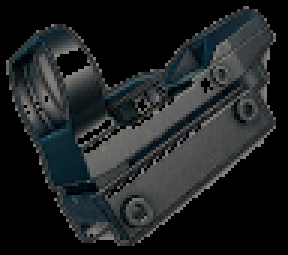
#> input picture calibrate_icons/icon_templates/big_icon/x1r.png, 96 x 85 px, found by its file name (shown 3 times larger)
$ python find_bullet_hole.py
#> lines starting #> are read from the running program, lines starting #| are printed output that depends on the picture; after the words box and inside, x2 and y2 are one past the last pixel; in counts of white or black regions, pixels touching at a corner belong together
#> further down, rect_screen is the input picture: shape (85, 96, 3); mean B, G, R 34.6, 33.6, 30.6
import cv2
import numpy as np
import math


class Bullet_Hole:
    def __init__(self):
        self.last_radius = 7

        self.min_radius = 4
        self.max_radius = 25
        self.min_area = 3.14*self.min_radius*self.min_radius
        self.max_area = 3.14*self.max_radius*self.max_radius

        self.height_resolution = 30
        self.bullet_hole_max_energy = 30
        self.bullet_hole_min_confidence = 253

    def find(self, im):
        im_grey = cv2.cvtColor(im, cv2.COLOR_RGB2GRAY)
        im_black = np.where(im_grey < self.bullet_hole_max_energy, 255, 0).astype(np.uint8)
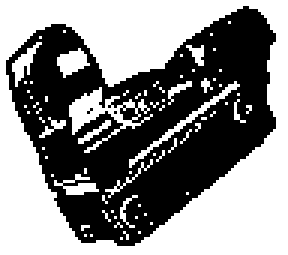
#> im_black: shape (85, 96) (shown 3 times larger); 53.5% white; 3 black regions (2 under 20 px), largest, box (x1, y1, x2, y2) and area: (2, 2, 92, 82) 3795

        radius = self.detect_radius(im, self.last_radius)
        self.height_resolution = int(3*radius)

        hole_kernel = get_hole_kernel(radius)
        hole_confidence = cv2.filter2D(im_black, -1, hole_kernel)
        hole_position = np.where(hole_confidence > self.bullet_hole_min_confidence, 255, 0).astype(np.uint8)
        # cv2.imshow('hole_position111', hole_position)
        # cv2.waitKey()

        _, labels, stats, centroids = cv2.connectedComponentsWithStats(hole_position)

        res_centers = list()
        last_y1, last_area = 0, 10000
        for stat, center in zip(stats[1:], centroids[1:]):
            x0, y0, width, height, area = stat
            if abs(last_y1-y0) < self.height_resolution:
                if area > last_area:
                    res_centers.pop()
                    res_centers.append([int(center[0]), int(center[1])])
                    last_y1 = y0+height
                    last_area = area
            else:
                res_centers.append([int(center[0]), int(center[1])])
                last_y1 = y0+height
                last_area = area

        return res_centers

    def detect_radius(self, im, default_radius=7):
#> called with default_radius = 7
        im_grey = cv2.cvtColor(im, cv2.COLOR_RGB2GRAY)
        im_black = np.where(im_grey < self.bullet_hole_max_energy, 255, 0).astype(np.uint8)

        hole_kernel = get_hole_kernel(radius=self.min_radius)
        hole_confidence = cv2.filter2D(im_black, -1, hole_kernel)
        hole_position = np.where(hole_confidence > self.bullet_hole_min_confidence, 255, 0).astype(np.uint8)
#> hole_position: shape (85, 96); 31.4% white; 6 white regions (1 under 20 px), largest, box (x1, y1, x2, y2) and area: (47, 43, 96, 85) 968, (0, 0, 77, 24) 883, (0, 34, 27, 85) 604, (93, 14, 96, 39) 57, (88, 0, 96, 11) 44

        _, labels, stats, centroids = cv2.connectedComponentsWithStats(hole_position)
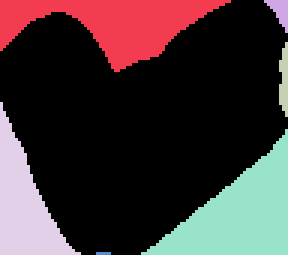
#> labels: shape (85, 96) int32 (shown 3 times larger); 7 distinct labels, from 0 to 6; one colour per label, 0 black
#> stats = [[0, 0, 96, 85, 5599], [0, 0, 77, 24, 883], [88, 0, 8, 11, 44], [93, 14, 3, 25, 57], [0, 34, 27, 51, 604], [47, 43, 49, 42, 968], [32, 84, 5, 1, 5]]; centroids = [[47.09, 40.11], [37.31, 7.19], [92.89, 3.27], [94.25, 26.3], [7.49, 67.63], [79.39, 71.14], [34, 84]]
        areas = list()
        for stat in stats:
            x0, y0, width, height, area = stat
            if self.max_radius < (x0+width//2) < im.shape[1] - self.max_radius and self.max_radius < (x0+width//2) < im.shape[0] - self.max_radius :
                if self.min_area < area < self.max_area:
                    areas.append(area)
#> this loop made 7 passes
#> after the loop, areas = [883]

        if len(areas) == 0:
            return default_radius

        avr_area = sum(areas)//len(areas)
#> avr_area = 883
        min_area = min(areas)
#> min_area = 883
        res_area = (avr_area+min_area)/2
#> res_area = 883
        res_radius = math.floor(math.sqrt(res_area/3.14))
#> res_radius = 16
        # print(res_radius)
        return res_radius


def get_hole_kernel(radius=8):
    hole_kernel = np.zeros((2*radius+1, 2*radius+1))
    area = 0
    for j in range(-2*radius, 2*radius+1):
        for i in range(-2*radius, 2*radius+1):
            if np.linalg.norm(np.array([i, j]) - np.array([radius, radius])) <= radius:
                hole_kernel[i, j] = 1
                area += 1
    hole_kernel /= area
    return hole_kernel


if __name__ == '__main__':
    import os
    bh = Bullet_Hole()

    def draw_bullet_hole(rect_screen):
        bullet_hole_centers = bh.find(rect_screen)
#> in find, `self.height_resolution = int(3*radius)`: self.height_resolution = 48
#> after the loop in get_hole_kernel (call 2), `for j in range(-2*radius, 2*radius+1):`: hole_kernel: shape (33, 33) float64; values 0 (black) and 1 (white), 73.2% white; 4 black regions, box (x1, y1, x2, y2) and area: (0, 0, 16, 16) 73, (17, 0, 33, 16) 73, (0, 17, 16, 33) 73, (17, 17, 33, 33) 73
#> in find, `hole_position = np.where(hole_confidence > self.bullet_hole_min_confid..`: hole_position: shape (85, 96); 7% white; 3 white regions, box (x1, y1, x2, y2) and area: (67, 61, 96, 85) 365, (0, 65, 11, 85) 113, (37, 0, 54, 9) 91
#> in find, `_, labels, stats, centroids = cv2.connectedComponentsWithStats(hole_po..`:
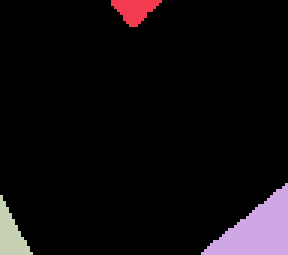
#> labels: shape (85, 96) int32 (shown 3 times larger); 4 distinct labels, from 0 to 3; one colour per label, 0 black
#> in find, `_, labels, stats, centroids = cv2.connectedComponentsWithStats(hole_po..`: stats = [[0, 0, 96, 85, 7591], [37, 0, 17, 9, 91], [67, 61, 29, 24, 365], [0, 65, 11, 20, 113]]; centroids = [[46.37, 40.29], [44.46, 2.82], [85.5, 76.39], [3.16, 77.62]]
#> the loop in find, `for stat, center in zip(stats[1:], centroids[1:]):` made 3 passes
#> (center, x0, y0, width, height, area, last_y1, last_area) on pass 2: ([85.5, 76.39], 67, 61, 29, 24, 365, 85, 365)
#> (center, x0, y0, width, height, area) on passes 1, 3: ([44.46, 2.82], 37, 0, 17, 9, 91), ([3.16, 77.62], 0, 65, 11, 20, 113)
#> after the loop in find, `for stat, center in zip(stats[1:], centroids[1:]):`: res_centers = [[85, 76]]
#> bullet_hole_centers = [[85, 76]]
        for center in bullet_hole_centers:
            x, y = center
            im = cv2.circle(rect_screen, (int(x), int(y)), 40, (255, 0, 255), thickness=2)
#> this loop made 1 pass

        cv2.imshow(im_path[-6:], rect_screen)
        cv2.waitKey()

    im_path = 'D:/github_project/auto_press_down_gun/press_gun/generate_distance/groza/x1r.png'
    rect_screen = cv2.imread(im_path)
    draw_bullet_hole(rect_screen)

    im_path = 'D:/github_project/auto_press_down_gun/press_gun/generate_distance/groza/x15.png'
    rect_screen = cv2.imread(im_path)
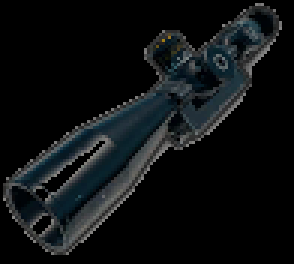
#> input picture calibrate_icons/icon_templates/big_icon/x15.png, 98 x 88 px, found by its file name (shown 3 times larger)
#> rect_screen is the input picture: shape (88, 98, 3); mean B, G, R 18, 16.8, 13.9
    draw_bullet_hole(rect_screen)
#> in find (call 2), `im_black = np.where(im_grey < self.bullet_hole_max_energy, 255, 0).ast..`: im_black: shape (88, 98); 74.6% white; 2 black regions (1 under 20 px), largest, box (x1, y1, x2, y2) and area: (1, 1, 94, 85) 2192
#> call 2 of detect_radius, with default_radius = 7
#> in detect_radius (call 2), `hole_position = np.where(hole_confidence > self.bullet_hole_min_confid..`: hole_position: shape (88, 98); 55.7% white; 1 black region, box (x1, y1, x2, y2) and area: (0, 0, 98, 88) 3824
#> in detect_radius (call 2), `_, labels, stats, centroids = cv2.connectedComponentsWithStats(hole_po..`:
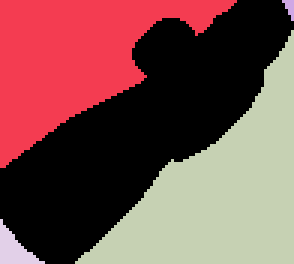
#> labels: shape (88, 98) int32 (shown 3 times larger); 5 distinct labels, from 0 to 4; one colour per label, 0 black
#> in detect_radius (call 2), `_, labels, stats, centroids = cv2.connectedComponentsWithStats(hole_po..`: stats = [[0, 0, 98, 88, 3824], [0, 0, 79, 56, 2125], [94, 0, 4, 7, 16], [25, 10, 73, 78, 2557], [0, 73, 15, 15, 102]]; centroids = [[46.33, 42.64], [24.4, 18.89], [96.12, 2.12], [73.24, 63.93], [4.25, 82.7]]
#> the loop in detect_radius (call 2), `for stat in stats:` made 5 passes
#> after the loop in detect_radius (call 2), `for stat in stats:`: areas = []
#> in find (call 2), `radius = self.detect_radius(im, self.last_radius)`: radius = 7
#> in find (call 2), `self.height_resolution = int(3*radius)`: self.height_resolution = 21
#> in find (call 2), `hole_position = np.where(hole_confidence > self.bullet_hole_min_confid..`: hole_position: shape (88, 98); 47.3% white; 3 white regions, box (x1, y1, x2, y2) and area: (29, 17, 98, 88) 2240, (0, 0, 75, 53) 1790, (0, 78, 10, 88) 48
#> in find (call 2), `_, labels, stats, centroids = cv2.connectedComponentsWithStats(hole_po..`:
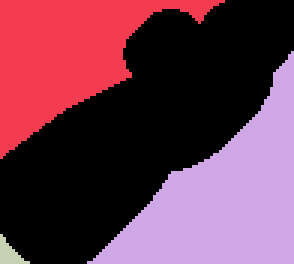
#> labels: shape (88, 98) int32 (shown 3 times larger); 4 distinct labels, from 0 to 3; one colour per label, 0 black
#> in find (call 2), `_, labels, stats, centroids = cv2.connectedComponentsWithStats(hole_po..`: stats = [[0, 0, 98, 88, 4546], [0, 0, 75, 53, 1790], [29, 17, 69, 71, 2240], [0, 78, 10, 10, 48]]; centroids = [[46.76, 42.18], [21.61, 17.92], [74.49, 65.74], [2.71, 84.15]]
#> the loop in find (call 2), `for stat, center in zip(stats[1:], centroids[1:]):` made 3 passes
#> (center, x0, y0, width, height, area, last_y1, last_area) on pass 3: ([2.71, 84.15], 0, 78, 10, 10, 48, 88, 48)
#> (center, x0, y0, width, height, area) on passes 1 to 2: ([21.61, 17.92], 0, 0, 75, 53, 1790), ([74.49, 65.74], 29, 17, 69, 71, 2240)
#> after the loop in find (call 2), `for stat, center in zip(stats[1:], centroids[1:]):`: res_centers = [[2, 84]]
#> the loop in draw_bullet_hole (call 2), `for center in bullet_hole_centers:` made 1 pass
#> pass 1, in draw_bullet_hole (call 2), `im = cv2.circle(rect_screen, (int(x), int(y)), 40, (255, 0, 255), thic..`:
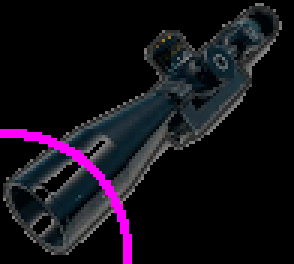
#> im: shape (88, 98, 3) (shown 3 times larger); 2.45% of pixels changed, all inside (x1, y1, x2, y2) = (0, 43, 44, 88)

    im_path = 'D:/github_project/auto_press_down_gun/press_gun/generate_distance/groza/2.png'
    rect_screen = cv2.imread(im_path)
#> (the run stopped early here; a loop or call above may not have finished)
